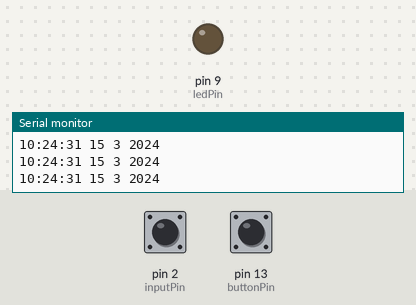
The sketch below on a simulated Arduino Leonardo, built with avr-gcc and run on an emulated ATmega32U4. Shown: output pins drawn as LEDs (lit = HIGH), the last lines printed to the serial monitor. Dashed ring = blinking. The inputs (shaded band) are chosen by the test bench; at power-on: pin 2 (inputPin) LOW, pin 13 (buttonPin) LOW. The local clock reads 2024-03-15 10:24:30 at power-on unless the sketch sets it.

Above: at 1.2 s.
1.3 s: pin 2 (inputPin) driven HIGH
At 2.1 s:
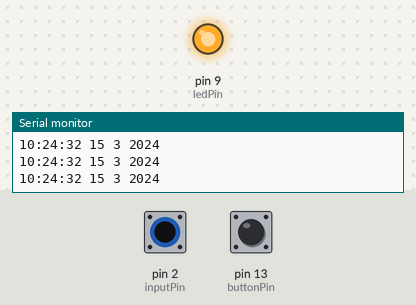
2.8 s: pin 2 (inputPin) driven LOW
At 4.0 s:
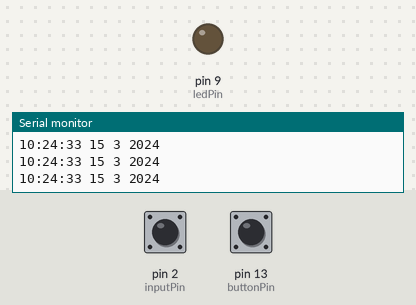
4.3 s: pin 13 (buttonPin) pulled HIGH for 3.2 s
10.5 s: pin 13 (buttonPin) pulled HIGH for 1 s
14.5 s: pin 13 (buttonPin) pulled HIGH for 0.15 s
17.6 s: pin 2 (inputPin) pulsed HIGH 5 times (0.12 s each, 0.3 s apart)
At 17.68 s:
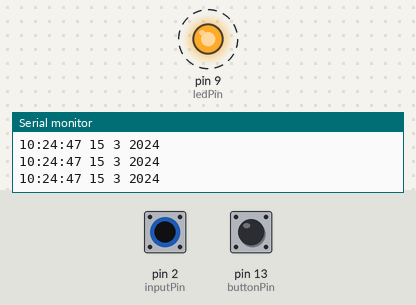
Timing chart, 0 to 20.6 s (numbered marks = the images above; inputs shaded):
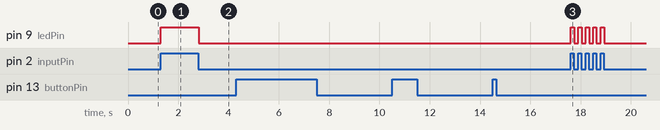

Measured:
- after the input at 1.3 s, pin 9 (ledPin): LOW → HIGH at once
- after the input at 2.8 s, pin 9 (ledPin): HIGH → LOW at once
- after the input at 17.6 s, pin 9 (ledPin): alternates HIGH for 0.12 s and LOW for 0.17 s, 10 changes in all, then stays LOW, starting at once

The sketch:

warm_lamp_clock.ino
```cpp
#include <Time.h>
#include <TimeLib.h>

#include <DS1307RTC.h>


const int ledPin = 9;
const int inputPin = 2;

//словарь цифр
char dictionary[10][4] = {
  {1, 0, 0, 1},//0
  {0, 0, 0, 1},//1
  {0, 0, 0, 0},//2
  {1, 0, 1, 0},//3
  {0, 1, 1, 0},//4
  {1, 1, 0, 0},//5
  {0, 1, 0, 0},//6
  {1, 1, 1, 0},//7
  {0, 0, 1, 0},//8
  {1, 0, 0, 0},//9
};

// выводы для дешифратора
//defPin[out1,out2,out4,out8];
int defPin[] = {A0, A2, A1, A3};

// выводы для транзисторных ключей
int keysPin[] = {12, 8, 7, 6, 0, 1};

//массив для состояние кнопок
int buttonPin = 13;
int buttonsStates[] = {0, 0, 0, 0, 0, 0};
int inputPinState = 0;

//переменные для времени
//Time t;
int TimeDate[] = {0, 0, 0, 0, 0, 0}; // массив где хранится время или дата
int Lamps[] = {0, 0, 0, 0, 0, 0};

//переменные для меню
//если == true : Time, else Date
bool TimeDateFlag = true;

bool settingTimeDateFlag = false;
long but1 = 0;

//переменные для счетчиков
int v = 0, p = 7, k = 0, lock = 0;

const char *monthName[12] = {
  "Jan", "Feb", "Mar", "Apr", "May", "Jun",
  "Jul", "Aug", "Sep", "Oct", "Nov", "Dec"
};

tmElements_t tm;


void setup() {
  // put your setup code here, to run once:
  Serial.begin(9600);
  while (!Serial) ; // Только для платы Leonardo
  setSyncProvider(RTC.get);   // получаем время с RTC
  if (timeStatus() != timeSet)
    Serial.println("Unable to sync with the RTC"); //синхронизация не удаласть
  else
    Serial.println("RTC has set the system time");

  pinMode(ledPin, OUTPUT);
  pinMode(inputPin, INPUT);

}

void loop() {

  int val = digitalRead(inputPin);
  if (val == HIGH)
  {
    digitalWrite(ledPin, HIGH);
    //    digitalClockDisplay();
  }
  else
  {
    digitalWrite(ledPin, LOW);
  }


  // put your main code here, to run repeatedly:
  k++;//счетчик для мигания цифрами
  v++;//счетчик для пебора всех цифр
  //  setColor();
  checkTimeDate();
  buttonState();
  if (v >= 32760) {//делам прогон всех цифр во избежание "Отравление" катодов ламп
    scrollLampsNumbers(25);
    v = 0;
  }
  showLamps(Lamps);
  //  Serial.println(v);


}

void digitalClockDisplay() {
  // digital clock display of the time
  Serial.print(hour());
  printDigits(minute());
  printDigits(second());
  Serial.print(" ");
  Serial.print(day());
  Serial.print(" ");
  Serial.print(month());
  Serial.print(" ");
  Serial.print(year());
  Serial.println();
}

void printDigits(int digits) {
  // utility function for digital clock display: prints preceding colon and leading 0
  Serial.print(":");
  if (digits < 10)
    Serial.print('0');
  Serial.print(digits);
}

//вывод времени для каждой лампы
void checkTimeDate() {
  tmElements_t tm1;

  if (RTC.read(tm1)) {
    if (!settingTimeDateFlag) {//если вышли из режима настройки
      int temp;
      if (TimeDateFlag) {//если мы отображали время то и будем настраивать время иначе будем настраивать дату
        Lamps[0] = tm1.Hour / 10;
        Lamps[1] = tm1.Hour % 10;
        Lamps[2] = tm1.Minute / 10;
        Lamps[3] = tm1.Minute % 10;
        Lamps[4] = tm1.Second / 10;
        Lamps[5] = tm1.Second % 10;
      }
      else {
        Lamps[0] = tm1.Day / 10;
        Lamps[1] = tm1.Day % 10;
        Lamps[2] = tm1.Month / 10;
        Lamps[3] = tm1.Month % 10;
        temp = tmYearToY2k(tm1.Year);
        Lamps[4] = temp / 10;
        Lamps[5] = temp % 10;
      }
    }
    //  t = setSyncProvider(RTC.get);   // получаем время с RTC
  }
}

//обновления времени и даты
void updateTimeDate() {
  tmElements_t tm1;

  if (RTC.read(tm1)) {
    //    int temp;
    if (TimeDateFlag) {
      //    rtc.setTime(TimeDate[0] * 10 + TimeDate[1], TimeDate[2] * 10 + TimeDate[3], TimeDate[4] * 10 + TimeDate[5]);
      tm1.Hour =   Lamps[0] * 10 + Lamps[1];  // mask assumes 24hr clock
      tm1.Minute = Lamps[2] * 10 + Lamps[3];
      tm1.Second = Lamps[4] * 10 + Lamps[5];
      //  tm1.Wday = bcd2dec(Wire.read() );
      tm1.Day = day();
      tm1.Month = month();
      tm1.Year = CalendarYrToTm(year());

      RTC.write(tm1);
      //      digitalClockDisplay();

      //      Serial.println(bcd2dec(tm1.Hour), bcd2dec(tm1.Minute), bcd2dec(tm1.Second), bcd2dec(tm1.Day), bcd2dec(tm1.Month), bcd2dec(tm1.Year))
    }
    else {
      //      rtc.setDate(Lamps[0] * 10 + TimeDate[1], TimeDate[2] * 10 + TimeDate[3], 2000 + TimeDate[4] * 10 + TimeDate[5]);
      tm1.Hour =   hour();  // mask assumes 24hr clock
      tm1.Minute = minute();
      tm1.Second = second();
      //  tm1.Wday = bcd2dec(Wire.read() );
      tm1.Day = Lamps[0] * 10 + Lamps[1];
      tm1.Month = Lamps[2] * 10 + Lamps[3];
      tm1.Year = y2kYearToTm(Lamps[4] * 10 + Lamps[5]);

      RTC.write(tm1);
      //      digitalClockDisplay();
      //      Serial.println(bcd2dec(tm1.Hour), bcd2dec(tm1.Minute), bcd2dec(tm1.Second), bcd2dec(tm1.Day), bcd2dec(tm1.Month), bcd2dec(tm1.Year))
    }
  }
}

void showLamps(int a[])
{
  for (int i = 0; i < 6; i++)
  {
    //передаем сигналы для a[i] цифры
    setNumber(a[i]);
    //    digitalWrite(keysPin[i], HIGH);//подаем сигнал на keysPin[i] индикатор
    //задержка между лампами
    if (!((i == p || i == p - 1) && (k > 50))) {
      delay(2);
    }
    //опрос кнопок i-й кнопки
    buttonsStates[i] = digitalRead(buttonPin);
    inputPinState = digitalRead(inputPin);

    //потушим keysPin[i] индикатор
    //    digitalWrite(keysPin[i], LOW);

    //задержка для мигания отдельных разрядов
    if ((i == p) && (k > 50)) {
      delay(2);
    }

    if (k > 100) {
      k = 0;
    }
  }
  digitalClockDisplay();
}

//вывод опеределенной цифры
void setNumber(int num) {
  for (int i = 0; i < 4; i++) {//цикл по словарю и взависимости от цифры в словаре подаем сигнал на к155ид1
    //    digitalWrite(defPin[i], ((dictionary[num][i] == 0) ? LOW : HIGH));
    //    Serial.println(defPin[i], ((dictionary[num][i] == 0) ? LOW : HIGH));
  }
}


//меню
void buttonState() {

  if (inputPinState == HIGH) {//организация долгово зажатия 2й и 3й кнопки
    bool doIt = false;
    settingTimeDateFlag  = true;

    Lamps[p]++;
    confPlusButtonDown();//проверка допустимых значение

    digitalClockDisplay();

    if (doIt && settingTimeDateFlag && buttonsStates[2] && !inputPinState) {//кнопка "-"
      Lamps[p]--;
      confMinusButtonDown();//проверка допустимых значение

      digitalClockDisplay();
    }
  }


  if (buttonsStates[1] || buttonsStates[2]) {//организация долгово зажатия 2й и 3й кнопки
    bool doIt = false;
    but1++;//счетчик будет увеличиваться пока кнопка зажата
    if (but1 > 200) {
      if ((but1 % 10) == 0) {
        doIt = true;
      }
    }
    else if (but1 >= 60) {
      if ((but1 % 50) == 0) {
        doIt = true;
      }
    }
    else if (but1 == 4) {
      doIt = true;
    }
    if (doIt && settingTimeDateFlag && buttonsStates[1] && !buttonsStates[2]) { //кнопка "+"
      Lamps[p]++;
      confPlusButtonDown();//проверка допустимых значение
    }
    if (doIt && settingTimeDateFlag && buttonsStates[2] && !buttonsStates[1]) {//кнопка "-"
      Lamps[p]--;
      confMinusButtonDown();//проверка допустимых значение
    }
  }
  if (!lock) {

    if (buttonsStates[0]) {
      if (!settingTimeDateFlag) {//кнопка переключение  между датой и временем
        TimeDateFlag = !TimeDateFlag;
        v = 32760;
      }
      else {//если часы находятся в режиме настройке, то кнопка переключает разряды
        p -= 2;
        if (p < 0) p = 5;
      }
    }
    //кнопка входа в режим настройки
    else if (buttonsStates[3]) {
      p = 5; k = 0;
      settingTimeDateFlag = !settingTimeDateFlag;
      if (!settingTimeDateFlag) {//после того как кнопка была нажата повторна
        updateTimeDate();
        p = 7;
      }
    }
  }
  lock = buttonsStates[0] || buttonsStates[3];//чтобы ардуина считала одно нажатие даже при зажатой кнопки
}

void confPlusButtonDown() {
  int SecYear = Lamps[4] * 10 + Lamps[5];//сек и года
  int MinMon = Lamps[2] * 10 + Lamps[3];//мин и месеца
  int HourDays = Lamps[0] * 10 + Lamps[1];//часы и дни
  //если младший разряд больше 9 то увеличить на 1 старший разряд и младший обнулить
  if (Lamps[p] > 9) {
    Lamps[p - 1]++;
    Lamps[p] = 0;
  }
  if (TimeDateFlag) { //ограничения для времени
    if (HourDays > 23) {
      Lamps[0] = 0; Lamps[1] = 0;
    }
    if (MinMon > 59) {
      Lamps[2] = 0; Lamps[3] = 0;
    }
    if (SecYear > 59) {
      Lamps[4] = 0; Lamps[5] = 0;
    }
  }
  else { //ограничение для даты
    //ограничение по годом не больше 99
    if (SecYear > 99) {
      Lamps[4] = 0; Lamps[5] = 0;
    }
    //ограничение по месецам не больше 12
    if (MinMon > 12) {
      Lamps[2] = 0; Lamps[3] = 0;
    }
    //ограничение для дней не больше 31 или 30 или 29 дней в определенные месяца
    if ((MinMon == 1 || MinMon == 3 || MinMon == 5 || MinMon == 6 || MinMon == 7 || MinMon == 8 || MinMon == 10 || MinMon == 12) && HourDays > 31) {
      Lamps[0] = 0; Lamps[1] = 0;
    }
    else if (( MinMon == 4 || MinMon == 6 || MinMon == 9 || MinMon == 11) && HourDays > 30) {
      Lamps[0] = 0; Lamps[1] = 0;
    }
    else if (MinMon == 2 && HourDays > 29) {
      Lamps[0] = 0; Lamps[1] = 0;
    }
  }
}

void confMinusButtonDown() {
  int SecYear = Lamps[4] * 10 + Lamps[5];//сек и года
  int MinMon = Lamps[2] * 10 + Lamps[3];//мин и месеца
  int HourDays = Lamps[0] * 10 + Lamps[1];//часы и дни
  //если младший разряд мешьше 0 то уменьшить на 1 старший разряд и младший передать 9
  if (Lamps[p] < 0) {
    Lamps[p - 1]--;
    Lamps[p] = 9;
  }
  if (TimeDateFlag) { //ограничения для времени
    if (HourDays < 0) {
      Lamps[0] = 2; Lamps[1] = 3;
    }
    if (MinMon < 0) {
      Lamps[2] = 5; Lamps[3] = 9;
    }
    if (SecYear < 0) {
      Lamps[4] = 5; Lamps[5] = 9;
    }
  }
  else { //ограничения для даты
    //ограничение по годом
    if (SecYear < 0) {
      Lamps[4] = 9; Lamps[5] = 9;
    }
    //ограничение по месецам если меньше нуля по выводить 12й месяц
    if (MinMon < 0) {
      Lamps[2] = 1; Lamps[3] = 2;
    }
    //ограничение для дней не больше 31 или 30 или 29 дней в определенные месяца
    if ((MinMon == 1 || MinMon == 3 || MinMon == 5 || MinMon == 6 || MinMon == 7 || MinMon == 8 || MinMon == 10 || MinMon == 12) && HourDays < 0) {
      Lamps[0] = 3; Lamps[1] = 1;
    }
    else if (( MinMon == 4 || MinMon == 6 || MinMon == 9 || MinMon == 11) && HourDays < 0) {
      Lamps[0] = 3; Lamps[1] = 0;
    }
    else if (MinMon == 2 && HourDays < 0) {
      Lamps[0] = 2; Lamps[1] = 9;
    }
  }
}


//перебор всех цифр
void scrollLampsNumbers(int pause) {
  for (int i = 0; i < 9; i++) {
    int a[] = {i, i, i, i, i, i};
    showLamps(a);
    delay(pause);
  }
}
```
